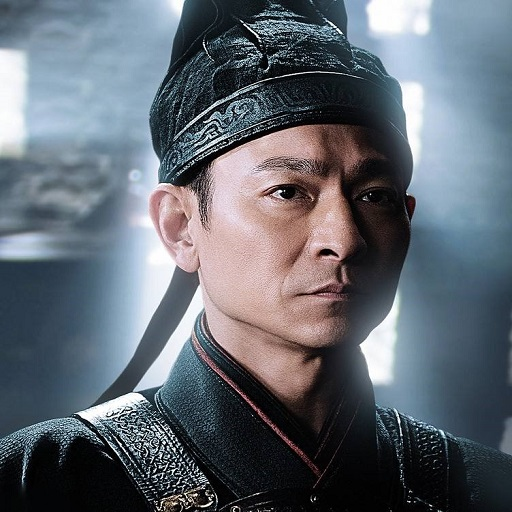
%> input picture lab4/刘德华-长城.jpg, 512 x 512 px
$ octave lab4_a2.m   (GNU Octave 9; MATLAB toolbox functions it lacks are replaced by stand-ins)
%> lines starting %> are read from the running program, lines starting %| are printed output that depends on the picture; in (x1, y1, x2, y2) boxes, pixels count from 0 and x2, y2 are one past the last pixel; in counts of white or black regions, pixels touching at a corner belong together; the program's own positions count from 1
### lab4/imnoise3.m
function [r,R,S]=imnoise3(M,N,C,A,B)
%产生一个大小为M*N的正弦噪声模型r,R为傅里叶变换，S为正弦噪声模型的傅里叶的频谱
%C为冲击位置的坐标，A是1*k维向量包含振幅的冲击对，B是由k*2矩阵组成的冲击对

%处理输入参数
[K,n]=size(C);%矩阵C的行数返回给K，矩阵C的列数返回给n
if nargin==3
    A(1:K)=1.0;
    B(1:K,1:2)=0;
elseif nargin==4
    B(1:K,1:2)=0;
end
R=zeros(M,N);%构造R
for j=1:K%j从1到K取遍，步长为1
    u1=M/2+1+C(j,1);v1=N/2+1+C(j,2);
    R(u1,v1)=i*(A(j)/2)*exp(i*2*pi*C(j,1)*B(j,1)/M);
    %复共轭
    u2=M/2+1-C(j,1);v2=N/2+1-C(j,2);
    R(u2,v2)=-i*(A(j)/2)*exp(i*2*pi*C(j,2)*B(j,2)/N);
end
S=abs(R);%计算光谱
r=real(ifft2(ifftshift(R)));%产生空间正弦图形

### lab4/lab4_a2.m
%对R通道添加单一频点周期噪声，参数自取，显示添加噪声后R通道图像（要能明显看出噪声）
%对G通道添加两个单频周期噪声，噪声频点分布在频率谱的两个坐标轴上，
%频率为最高频1/2，幅度为频率谱峰值1/2，显示噪声谱及添加噪声后G通道图像

imag=imread("刘德华-长城.jpg");
%> imag is the input picture: size 512x512x3 uint8; mean R, G, B 97.3, 104.3, 113.2
R=double(imag(:,:,1));
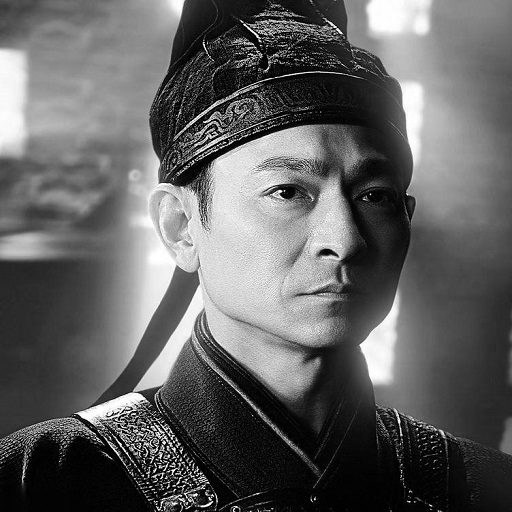
%> R: size 512x512 double; min 0, max 255, mean 97.3
[m,n]=size(R);
%> m = 512; n = 512
%R通道添加单一频点周期噪声
F=fft2(R);%傅里叶变换
Max_F1= max(max(F));%幅度峰值
%> Max_F1 = 25495864
[r, R1, S] = imnoise3(m, n, [25,-25], Max_F1);%产生正弦噪声，方向由[25,-25]控制
%> in imnoise3, `S=abs(R);`:
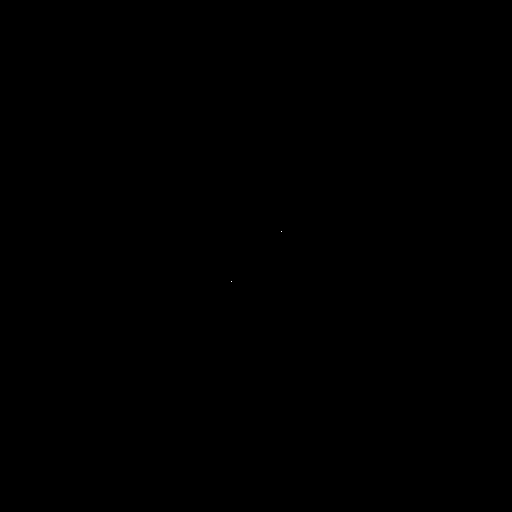
%> S: size 512x512 double; values 0 (black) and 12747932 (white), 0% white in thin lines or dots, all inside (x1, y1, x2, y2) = (231, 231, 282, 282)
R =R+r;%新的R通道
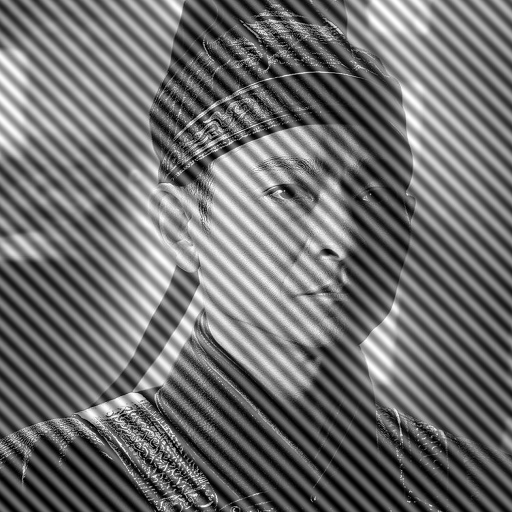
%> R: size 512x512 double; min -97.26, max 352.3, mean 97.3; drawn with min black and max white
figure;imshow(R,[]);title("添加噪声的R通道");

%G通道添加两个单频周期噪声
G = double(imag(:,:,2));
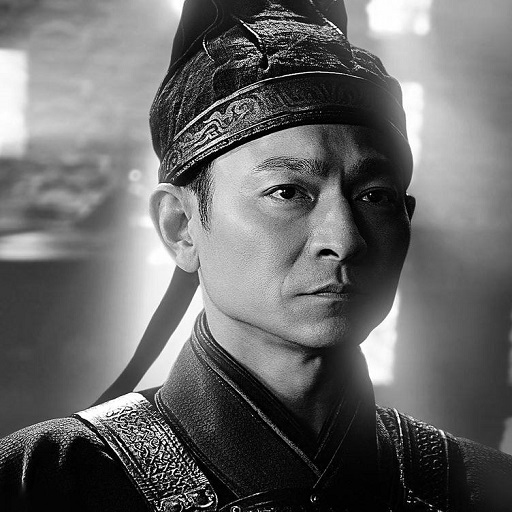
%> G: size 512x512 double; min 0, max 255, mean 104.3
F1= fft2(G);
Max_F2=max(max(F1));
%> Max_F2 = 27353480
[r1, R11, S1] = imnoise3(m, n, [m/4,0], Max_F2/2);
%> in imnoise3 (call 2), `S=abs(R);`: S: size 512x512 double; values 0 (black) and 6838370 (white), 0% white in thin lines or dots, all inside (x1, y1, x2, y2) = (256, 128, 257, 385)
[r2, R22, S2] = imnoise3(m, n, [0,n/4], Max_F2/2);%添加两个单频周期噪声
%> call 3 of imnoise3, with M = 512, N = 512, C = [0 128], A = 13676740
%> in imnoise3 (call 3), `S=abs(R);`: S: size 512x512 double; values 0 (black) and 6838370 (white), 0% white in thin lines or dots, all inside (x1, y1, x2, y2) = (128, 256, 385, 257)
%> in imnoise3 (call 3), `r=real(ifft2(ifftshift(R)));`:
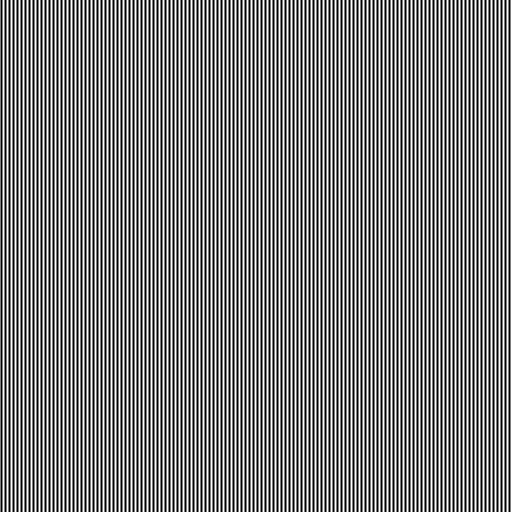
%> r: size 512x512 double; min -52.17, max 52.17, mean 0; mean of the top-left, top-right, bottom-left and bottom-right quarters 0, 0, 0, 0; drawn with min black and max white
figure;[x,y] = meshgrid([-256:255]);
plot3(x,y,real(S1+S2));title("噪声谱");
%> after `title("噪声谱")`:
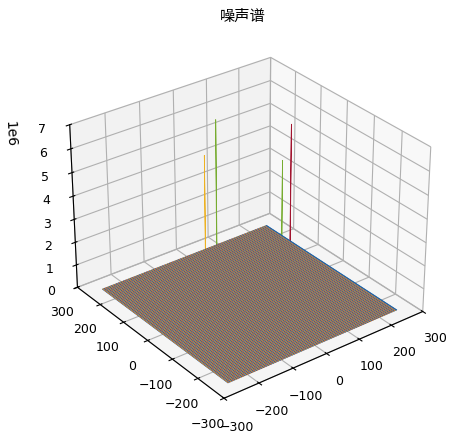
%> figure redrawn from the program's plot data
figure;imshow(G+r1+r2,[]);title("添加噪声的G通道");
%> after `imshow(G+r1+r2,[])`:
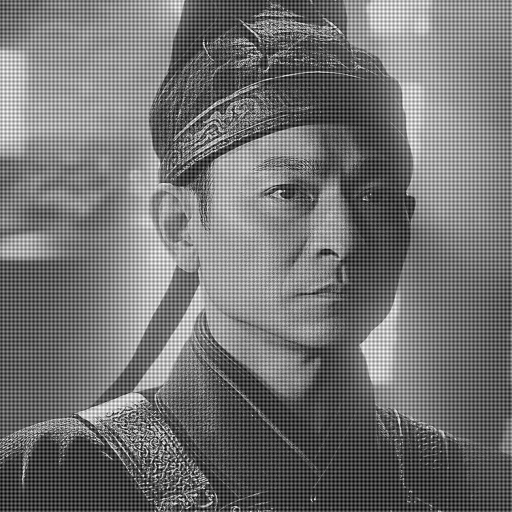
%> displayed picture: size 512x512, on the screen's scale of 0 to 255; min 0, max 255, mean 114.8
